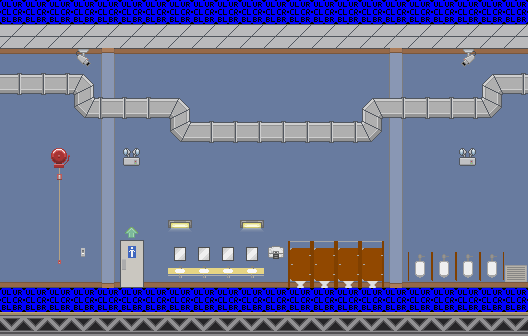

Rendered tile map (Tiled .tmx) drawn with the repository's tilesets; below, a short description and the map source with its tile grids summarised:
An orthogonal 22x14 tile map with 24x24 px tiles, 4 tile layers (Background, Wall features 1, Wall features 2, collision), 2 tilesets and 4 objects (door, firealarm, npc, spawn).

<map version="1.0" orientation="orthogonal" width="22" height="14" tilewidth="24" tileheight="24">
 <properties>
  <property name="autosave" value="false" />
  <property name="soundtrack" value="greendale-alt" />
 </properties>
 <tileset firstgid="1" name="bathroom" tilewidth="24" tileheight="24">
  <image source="../images/tilesets/bathroom.png" width="240" height="96" />
 </tileset>
 <tileset firstgid="41" name="collisions" tilewidth="24" tileheight="24">
  <image source="../images/tilesets/collisions.png" width="512" height="512" />
 </tileset>
 <layer name="Background" width="22" height="14">
  <data>[308 cells, 308 non-empty, 4 distinct tile ids]</data>
 </layer>
 <layer name="Wall features 1" width="22" height="14">
  <data>[308 cells, 61 non-empty, 4 distinct tile ids]</data>
 </layer>
 <layer name="Wall features 2" width="22" height="14">
  <data>[308 cells, 66 non-empty, 21 distinct tile ids]</data>
 </layer>
 <layer name="collision" width="22" height="14">
  <data>[308 cells, 44 non-empty, 1 distinct tile ids]</data>
 </layer>
 <objectgroup name="nodes" width="22" height="14">
  <object name="main" type="door" x="120" y="241" width="24" height="48">
   <properties>
    <property name="level" value="borchert-hallway" />
    <property name="to" value="bathroom-mens" />
   </properties>
  </object>
  <object type="firealarm" x="48" y="216" width="24" height="72" />
  <object name="notstarburns" type="npc" x="360" y="233" width="22" height="14" />
  <object name="baggle" type="spawn" x="144" y="264" width="24" height="24">
   <properties>
    <property name="nodeType" value="consumable" />
    <property name="offset_y" value="-40" />
    <property name="sound" value="false" />
    <property name="spawnType" value="keypress" />
    <property name="sprite" value="wastebin" />
   </properties>
  </object>
 </objectgroup>
</map>
